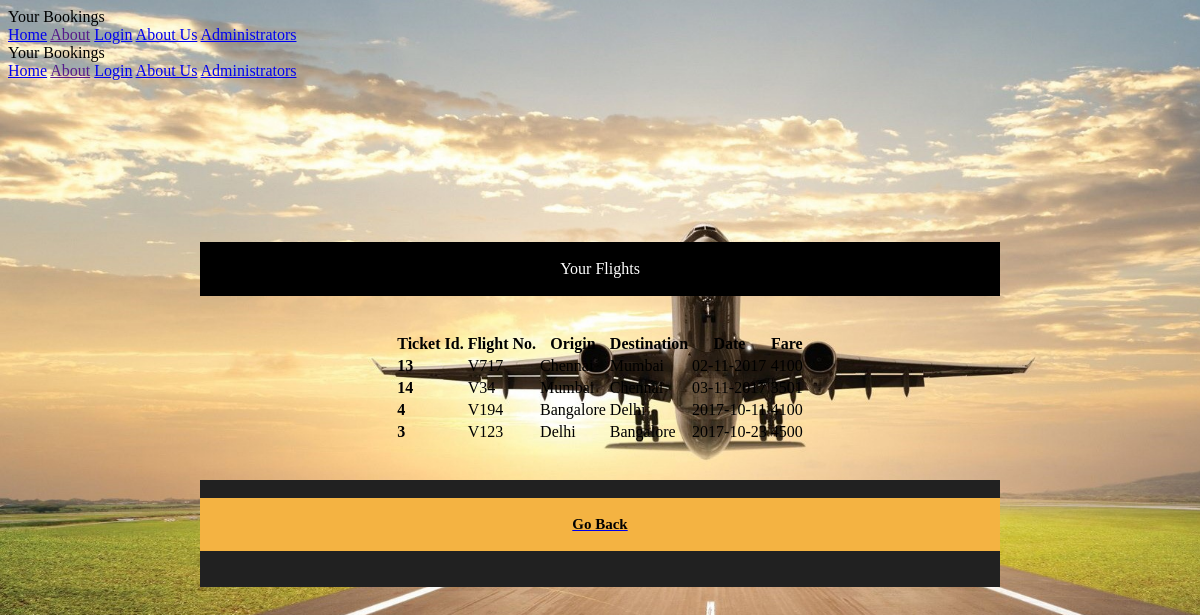
/user_flight_view.php (signed in), run on the app's committed database.
### tables this page shows
CREATE TABLE `booking` (
  `TicketID` int(6) NOT NULL,
  `F_no` varchar(5) NOT NULL,
  `Source` varchar(30) NOT NULL,
  `Destination` varchar(30) NOT NULL,
  `Cid` int(5) NOT NULL,
  `Date` text NOT NULL,
  `Fare` varchar(5) NOT NULL
);

### user_flight_view.php (the view, shortened to what this page needs)
<?php
require 'db_conn.php';
?>
<html>
<head>
    <link rel="stylesheet" href="Front with CSS.css">
    <link rel="stylesheet" href="https://code.getmdl.io/1.3.0/material.teal-orange.min.css" />
    <link rel="stylesheet" href="css/footer-distributed-with-address-and-phones.css">
    <link rel="stylesheet" href="http://maxcdn.bootstrapcdn.com/font-awesome/4.2.0/css/font-awesome.min.css">
</head>
<body background="airplane.jpg">
    <div class="mdl-layout mdl-js-layout mdl-layout--fixed-header">
        <header class="mdl-layout__header">
            <div class="mdl-layout__header-row">
                <span class="mdl-layout-title">Your Bookings</span>
                <nav class="mdl-navigation mdl-layout--large-screen-only">
                    <a class="mdl-navigation__link" href="home.php">Home</a>
                    <a class="mdl-navigation__link" href="">About</a>
                    <a class="mdl-navigation__link" href="front.php">Login</a>
                    <a class="mdl-navigation__link" href="Aboutus.php">About Us</a>
                    <a class="mdl-navigation__link" href="admin.php">Administrators</a>
                </nav>
            </div>
        </header>
        <div class="mdl-layout__drawer">
            <span class="mdl-layout-title">Your Bookings</span>
            <nav class="mdl-navigation">
                <a class="mdl-navigation__link" href="home.php">Home</a>
                <a class="mdl-navigation__link" href="">About</a>
                <a class="mdl-navigation__link" href="front.php">Login</a>
                <a class="mdl-navigation__link" href="Aboutus.php">About Us</a>
                <a class="mdl-navigation__link" href="admin.php">Administrators</a>
            </nav>
        </div>
        <br><br>
            <div class="page-content"><center>
                <br><br><br>
                <center>
        <br><br><br><br>
        <div class="mdl-card mdl-shadow--16dp" style="width:800px">
        <div class="mdl-shadow--16dp" style="background-color:#000000">
                        <br>
                        <div class="mdl-typography--title" style="color:#ffffff">Your Flights</div>
                        <br>
                        </div>
        <br><br>
        <table class="mdl-data-table mdl-js-data-table mdl-shadow--8dp">
  <thead>
    <tr>
      <th>Ticket Id.</th>
      <th>Flight No.</th>
      <th>Origin</th>
      <th>Destination</th>
      <th>Date </th>
      <th>Fare</th>
    </tr>
  </thead>
  <tbody>
            <?php
                $sql = "SELECT * from booking where Cid='".$_SESSION["Customer_id"]."' order by Date";
                $result = mysqli_query($conn,$sql);
	            while($row=mysqli_fetch_assoc($result)){
                    echo "<tr>";
                    echo "<td><b>" . $row['TicketID'] . "</b></td>";
                    echo "<td>" . $row['F_no'] . "</td>";
                    echo "<td>" . $row['Source'] . "</td>";
                    echo "<td>" . $row['Destination'] . "</td>";
                    echo "<td>" . $row['Date'] . "</td>";
                    echo "<td>" . $row['Fare'] . "</td>";
                    echo "</tr>";
                }
	        ?>
            </tbody>
</table>
<br><br>
<div class="mdl-shadow--16dp" style="background-color:#212121"><br>
<div class="mdl-shadow--16dp" style="background-color:#f4b342"><br>
                        <a class="mdl-navigation__link" href="front.php"><div class="mdl-typography--title" style="color:#000000;font-size:15px"><b>Go Back</b></div></a>
                        <br>
                        </div>
                    <br><br>
                    </div>
                    </div>
                    <br><br><br>
                    </div>
        </div>
    </body>
</html>

### Front with CSS.css (style rules this page uses)
body { background-size: cover; }

### data on the page
booking: TicketID "13", F_no "V717", Source "Chennai", Destination "Mumbai", Date "02-11-2017", Fare "4100"
booking: TicketID "14", F_no "V34", Source "Mumbai", Destination "Chennai", Date "03-11-2017", Fare "3501"
booking: TicketID "4", F_no "V194", Source "Bangalore", Destination "Delhi", Date "2017-10-11", Fare "4100"
booking: TicketID "3", F_no "V123", Source "Delhi", Destination "Bangalore", Date "2017-10-23", Fare "4500"
